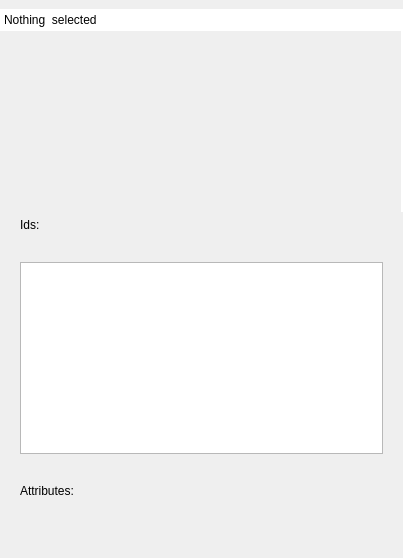
<?xml version="1.0" encoding="UTF-8"?>
<ui version="4.0">
 <class>FullInspector</class>
 <widget class="QDockWidget" name="FullInspector">
  <property name="geometry">
   <rect>
    <x>0</x>
    <y>0</y>
    <width>403</width>
    <height>558</height>
   </rect>
  </property>
  <property name="minimumSize">
   <size>
    <width>300</width>
    <height>347</height>
   </size>
  </property>
  <property name="features">
   <set>QDockWidget::DockWidgetFloatable|QDockWidget::DockWidgetMovable</set>
  </property>
  <property name="windowTitle">
   <string>Full Inspector</string>
  </property>
  <widget class="QWidget" name="FullInspectoContents">
   <layout class="QVBoxLayout" name="verticalLayout">
    <property name="leftMargin">
     <number>0</number>
    </property>
    <property name="rightMargin">
     <number>0</number>
    </property>
    <property name="bottomMargin">
     <number>0</number>
    </property>
    <item>
     <widget class="QPlainTextEdit" name="textMsg">
      <property name="enabled">
       <bool>true</bool>
      </property>
      <property name="frameShape">
       <enum>QFrame::NoFrame</enum>
      </property>
      <property name="readOnly">
       <bool>true</bool>
      </property>
      <property name="plainText">
       <string>Nothing  selected</string>
      </property>
      <property name="backgroundVisible">
       <bool>true</bool>
      </property>
     </widget>
    </item>
    <item>
     <widget class="QWidget" name="inspectorContents" native="true">
      <property name="enabled">
       <bool>true</bool>
      </property>
      <layout class="QGridLayout" name="gridLayout">
       <property name="leftMargin">
        <number>20</number>
       </property>
       <property name="topMargin">
        <number>0</number>
       </property>
       <property name="rightMargin">
        <number>20</number>
       </property>
       <property name="bottomMargin">
        <number>20</number>
       </property>
       <property name="horizontalSpacing">
        <number>0</number>
       </property>
       <property name="verticalSpacing">
        <number>30</number>
       </property>
       <item row="4" column="1">
        <spacer name="verticalSpacer">
         <property name="orientation">
          <enum>Qt::Vertical</enum>
         </property>
         <property name="sizeHint" stdset="0">
          <size>
           <width>20</width>
           <height>40</height>
          </size>
         </property>
        </spacer>
       </item>
       <item row="2" column="0">
        <widget class="QLabel" name="lattrs">
         <property name="sizePolicy">
          <sizepolicy hsizetype="MinimumExpanding" vsizetype="MinimumExpanding">
           <horstretch>0</horstretch>
           <verstretch>0</verstretch>
          </sizepolicy>
         </property>
         <property name="minimumSize">
          <size>
           <width>40</width>
           <height>0</height>
          </size>
         </property>
         <property name="text">
          <string>Attributes:</string>
         </property>
        </widget>
       </item>
       <item row="3" column="0" colspan="2">
        <layout class="QFormLayout" name="attrs">
         <property name="formAlignment">
          <set>Qt::AlignLeading|Qt::AlignLeft|Qt::AlignVCenter</set>
         </property>
        </layout>
       </item>
       <item row="1" column="0" colspan="2">
        <widget class="QListWidget" name="ids">
         <property name="baseSize">
          <size>
           <width>0</width>
           <height>0</height>
          </size>
         </property>
        </widget>
       </item>
       <item row="0" column="0">
        <widget class="QLabel" name="lids">
         <property name="text">
          <string>Ids:</string>
         </property>
        </widget>
       </item>
      </layout>
     </widget>
    </item>
   </layout>
  </widget>
 </widget>
 <resources/>
 <connections/>
</ui>
